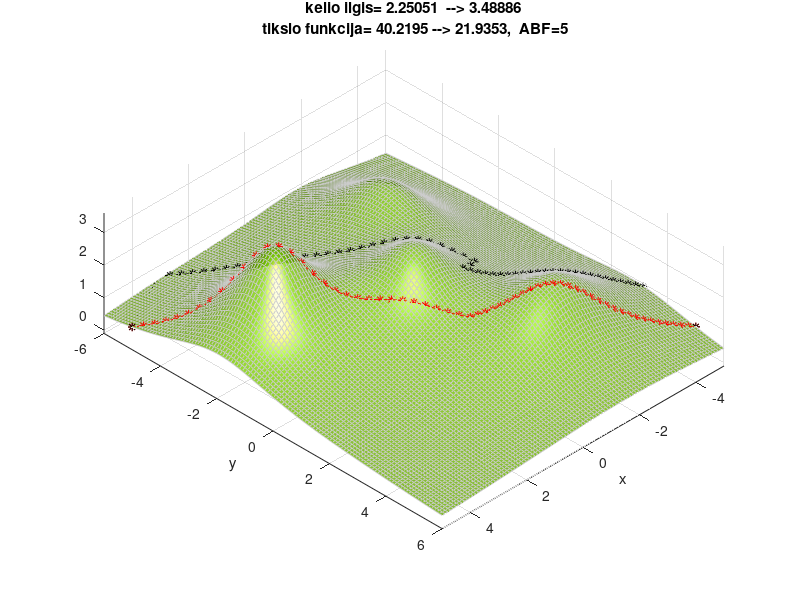

The MATLAB script that drew this image:

% Greiciausio nusileidimo metodas, kai gradientas apskaiciuojamas
% kaip Broideno artinys

function pagrindine
clc,
close all
scrsz = get(0,'ScreenSize')
height=[2    3    2   2]
alfax=[ 0.5 0.5 0.25 0.5];
ax=   [  0   3   -2   -2];
alfay=[ 0.5 0.5 0.5 0.25];
ay=   [  0   -2   3  -3 ];

%         height=[ 3     2]
%         alfax=[ 0.5  0.5];
%         ax=   [  3   -2];
%         alfay=[ 0.5  0.25];
%         ay=   [  -2   -3 ];

xx=[-5:0.1:5];yy=[-6:0.1:6]; % grid
[X,Y]=meshgrid(xx,yy); Z=kalnas(X,Y); % mesh and mountains function
fig1=figure(2);
set(fig1,'Position',[50 scrsz(4)/1.8 scrsz(3)/3 scrsz(4)/3]);
hold on,grid on,axis equal,axis([min(xx) max(xx) min(yy) max(yy) -0.1 max(1,max(height)*1.2)]);view([1 1 1]);xlabel('x'),ylabel('y');
surf(X,Y,Z,'FaceAlpha',0.8,'EdgeColor',0.8*[1 1 1],'FaceColor',0.9*[0.6 1 0],'FaceLighting','gouraud');light('Position',[5,5,5]);

npoints1=30;xp=5;yp=-5;xg=0;yg=2;xgf=-5;ygf=5;
% xp=3;yp=-5;xg=3;yg=2;xgf=3-1e-6;ygf=5;
npoints2=30;
x01=[xp:(xg-xp)/npoints1:xg];x02=[xg:(xgf-xg)/npoints2:xgf];x0=[x01(1:end-1),x02]
y01=[yp:(yg-yp)/npoints1:yg];y02=[yg:(ygf-yg)/npoints2:ygf];y0=[y01(1:end-1),y02]
lng=min(length(x0),length(y0));
x0=x0(1:lng);y0=y0(1:lng);
z0=kalnas(x0,y0);  % intial trial solution
n=length(x0);  % number of points including the first and the last
hndl=plot3(x0,y0,z0,'r-*');
ABF=5;%30;    % penalty coefficient due to altidude change
pradinis_kelio_ilgis=sqrt(target(x0,y0,1));
pradine_tikslo_funkcija=target(x0,y0,ABF);
title(sprintf('kelio ilgis= %g\ntikslo funkcija= %g,  ABF=%d',pradinis_kelio_ilgis,pradine_tikslo_funkcija,ABF))
pause

eps=1e-5; % precision for optimal solution
EPS=1e-1;
step0=0.2;step=step0;
itmax=4000  % kiek kartu galima keisti krypti
x=x0;y=y0;  % pradinis artinys
hndl1=[];

fff=target(x,y,ABF);% pradine funkcijos reiksme
% vieno gradiento elemento (nr) patikrinimas su skaitiniu iverciu
% nr = 10;
% for i = -5:0.1:5
%     figure(5); hold on; 
%     xx = x; xx(nr)=i;
%     fx = target(xx,y,ABF);
%     plot(i, fx,'b.');
%     
%     [gradx,grady]=gradient(xx,y,ABF);
%     figure(6); hold on; 
%     plot(i,gradx(nr-1),'bo');
% %     plot(i,grady(nr-1),'r.');
%     dx = 1e-9;
%     xx(nr)=i+dx;
%      fx1 = target(xx,y,ABF);
%      plot(i,(fx1-fx)/dx,'m*');
% end
% pradine gradiento reiksme (skaitinis diferencijavimas):
hhh=0.01;
for i=2:n-1,xx=x;xx(i)=xx(i)+hhh;fffx=target(xx,y,ABF);gradx(i-1)=(fffx-fff)/hhh;end
for i=2:n-1,yy=y;yy(i)=yy(i)+hhh;fffy=target(x,yy,ABF);grady(i-1)=(fffy-fff)/hhh;end
grad=[gradx,grady];

grad = ones(size(grad)); % initial values for Broyden gradient

%     step=step0;
for iii=1:itmax
    xxx=x;yyy=y;
    fff0=target(x,y,ABF);  % funkcijos reiksme pries pradedant nusileidima
    
    switch 4   % gradiento skaiciavimo budas
        case 1   % jeigu gradientas skaiciuojamas analitiskai
            [gradx,grady]=gradient(x,y,ABF); 
            grad=[gradx,grady];
        case 2   % jeigu gradientas skaiciuojamas skaitiniu diferencijavimu
%             hhh=0.01;
             hhh = 1e-3;
            for i=2:n-1,xx=x;xx(i)=xx(i)+hhh;fffx=target(xx,y,ABF);gradx(i-1)=(fffx-fff0)/hhh;end
            for i=2:n-1,yy=y;yy(i)=yy(i)+hhh;fffy=target(x,yy,ABF);grady(i-1)=(fffy-fff0)/hhh;end
            grad=[gradx,grady];

        case 3
            % aukstesnes tikslumo eiles isvestines ivertis
            hhh = 1e-6;
            for i=2:n-1,
                xxb2 = x; xxb1 = x; xxa1 = x; xxa2 = x; 
                xxb2(i) = xxb2(i)-2*hhh; xxb1(i) = xxb1(i)-hhh; 
                xxa2(i) = xxa2(i)+2*hhh; xxa1(i) = xxa1(i)+hhh; 
                fffxb2=target(xxb2,y,ABF); fffxb1=target(xxb1,y,ABF);
                fffxa2=target(xxa2,y,ABF); fffxa1=target(xxa1,y,ABF);
                gradx(i-1) = (fffxb2-8*fffxb1+8*fffxa1-fffxa2)/(12*hhh);
            end
            for i=2:n-1,
                yyb2 = y; yyb1 = y; yya1 = y; yya2 = y; 
                yyb2(i) = yyb2(i)-2*hhh; yyb1(i) = yyb1(i)-hhh; 
                yya2(i) = yya2(i)+2*hhh; yya1(i) = yya1(i)+hhh; 
                fffyb2=target(x, yyb2,ABF); fffyb1=target(x, yyb1,ABF);
                fffya2=target(x, yya2,ABF); fffya1=target(x, yya1,ABF);
                grady(i-1) = (fffyb2-8*fffyb1+8*fffya1-fffya2)/(12*hhh);
            end
            grad=[gradx,grady];
        otherwise   % jeigu taikoma Broideno formule
            ;
    end
    gradn=grad/norm(grad); % gradiento norma
    % gradiento projekcija i statmena pradiniam keliui krypti:
    nrm= [y0(3:end)-y0(1:end-2);x0(1:end-2)-x0(3:end)];  % normal to the path right
    % CX: normal to current path
%     nrm= [y(3:end)-y(1:end-2);x(1:end-2)-x(3:end)];  % normal to the path right 
    grd=[gradn(1:n-2);gradn(n-1:2*n-4)];
    for ii=1:n-2, grd(:,ii)=dot(nrm(:,ii),grd(:,ii))*nrm(:,ii)/norm(nrm(:,ii)); end
    gradn=[grd(1,:),grd(2,:)];
    fff=fff0;
    step=step0;
    for iiii=1:20  % ejimas pagal mazejimo krypti
        x(2:n-1)=x(2:n-1)-gradn(1:n-2)*step;
        y(2:n-1)=y(2:n-1)-gradn(n-1:2*n-4)*step;
        zz=kalnas(x,y);
        
        % vizualizavimas:
%                     if ~isempty(hndl1),delete(hndl1);end
%                     hndl1=plot3(x,y,zz,'k*');
        fff1=target(x,y,ABF);
        %             kelio_ilgis=sqrt(target(x,y,1));
%                 title(sprintf('kelio ilgis= %g  --> %g\n tikslo funkcija= %g --> %g,  ABF=%g',...
%                     pradinis_kelio_ilgis,kelio_ilgis,pradine_tikslo_funkcija,fff1,ABF));
%                 pause(0.01);
        
        tikslumas=norm(fff-fff1)/(norm(fff)+norm(fff1));
        fprintf(1,'\n kryptis %d  T.f.reiksme %g tikslumas %g  zingsnis % g',iii,fff1,tikslumas,step);
%         if tikslumas < eps,break,end
        if fff1 > fff, 
            x(2:end-1)=x(2:end-1)+gradn(1:n-2)*step; 
            y(2:end-1)=y(2:end-1)+gradn(n-1:2*n-4)*step;
            step=step/2;
        else, 
            fff=fff1;
            if tikslumas < EPS,
                step=step*2;
            end
        end
    end 
    % vizualizavimas:
    if ~isempty(hndl1),delete(hndl1);end
    zz=kalnas(x,y);
    hndl1=plot3(x,y,zz,'k*-');
    fff1=target(x,y,ABF);
    kelio_ilgis=sqrt(target(x,y,1));
    title(sprintf('kelio ilgis= %g  --> %g\n tikslo funkcija= %g --> %g,  ABF=%g',...
        pradinis_kelio_ilgis,kelio_ilgis,pradine_tikslo_funkcija,fff1,ABF));
    pause(0.01);
    
    sss=[x(2:end-1)-xxx(2:end-1),y(2:end-1)-yyy(2:end-1)];
    if norm(sss) < 1e-12
        break;
    else
        grad=grad+(fff1-fff0-grad*sss')*sss/(sss*sss');    % Broideno formule
    end
    
 end
return

%   Mountains function
    function fff=kalnas(x,y)
        fff=0;for jj=1:length(alfax), fff=fff+height(jj)./(1+alfax(jj)*(x-ax(jj)).^2+alfay(jj).*(y-ay(jj)).^2); end
        return
    end

%   Target function
    function rez=target(x,y,AB)
        z=AB*kalnas(x,y);
%         rez=sum(sqrt((x(2:end)-x(1:end-1)).^2+(y(2:end)-y(1:end-1)).^2+(z(2:end)-z(1:end-1)).^2));
%         CX: target function no sqrt
        rez=sum((x(2:end)-x(1:end-1)).^2+(y(2:end)-y(1:end-1)).^2+(z(2:end)-z(1:end-1)).^2);
        return
    end

%   Derivatives of mountain function
    function [dfffx,dfffy]=Dkalnas(x,y)
        dfffx=0;dfffy=0;
        for j=1:length(alfax),
            dfffx=dfffx-height(j)*(1+alfax(j)*(x-ax(j)).^2+alfay(j).*(y-ay(j)).^2).^(-2).*2*alfax(j).*(x-ax(j));
            dfffy=dfffy-height(j)*(1+alfax(j)*(x-ax(j)).^2+alfay(j).*(y-ay(j)).^2).^(-2).*2*alfay(j).*(y-ay(j));
        end
        return
    end

% Gradient
    function [rezx,rezy]=gradient(x,y,AB)
        % returns 2 vectors of length n-2
        z=kalnas(x,y);
        [dfffx1,dfffy1]=Dkalnas(x,y);
        dfffx=dfffx1(2:end-1);dfffy=dfffy1(2:end-1);
%         rezx=2*(x(2:end-1)-x(1:end-2))-2*(x(3:end)-x(2:end-1))+2*AB*(z(2:end-1)-z(1:end-2)).*dfffx-2*AB*(z(3:end)-z(2:end-1)).*dfffx;
%         rezy=2*(y(2:end-1)-y(1:end-2))-2*(y(3:end)-y(2:end-1))+2*AB*(z(2:end-1)-z(1:end-2)).*dfffy-2*AB*(z(3:end)-z(2:end-1)).*dfffy;
        % CX: AB^2
        rezx=2*(x(2:end-1)-x(1:end-2))-2*(x(3:end)-x(2:end-1))+2*AB^2*(z(2:end-1)-z(1:end-2)).*dfffx-2*AB^2*(z(3:end)-z(2:end-1)).*dfffx;
        rezy=2*(y(2:end-1)-y(1:end-2))-2*(y(3:end)-y(2:end-1))+2*AB^2*(z(2:end-1)-z(1:end-2)).*dfffy-2*AB^2*(z(3:end)-z(2:end-1)).*dfffy;
        return
    end
end
%---------------------------------------------***********************-----------------------------
% % Broideno metodas
% function pagrindine
% clc,close all
%
% eps=1e-10
% itmax=100000
% x=10*[1;1;1;1];
% % x=[1;1;1;0];
% n=length(x);
%
% % Pradines Jakobio matricos reiksmes apskaiciavimas:
% dx=sum(abs(x))*1e-5;
% f0=f(x);
% for i=1:n, x1=x; x1(i)=x1(i)+dx; f1=f(x1); A(:,i)=(f1-f0)/dx; end
% % A=-eye(n)*10   %*10  *(-10)
%
% % Broideno metodo iteracijos:
% fi=f(x);  % pradine funkcijos reiksme
% for iii=1:itmax
%     deltax=-A\f(x); x=x+deltax; fi1=f(x); A=A+(fi1-fi-A*deltax)*deltax'/(deltax'*deltax);
%
%     tikslumas=norm(deltax)/(norm(x)+norm(deltax));
%     fprintf(1,'\n iteracija %d  tikslumas %g',iii,tikslumas);
%     if tikslumas < eps
%         fprintf(1,'\n sprendinys x ='); fprintf(1,'  %g',x);
%         fprintf(1,'\n funkcijos reiksme f ='); fprintf(1,'  %g',f(x));
%         break
%     elseif iii == itmax
%         fprintf(1,'\n ****tikslumas nepasiektas. Paskutinis artinys x ='); fprintf(1,'  %g',x);
%         fprintf(1,'\n funkcijos reiksme f ='); fprintf(1,'  %g',f(x));
%         break
%     end
% fi=fi1;
% end
%
%     return
% end
